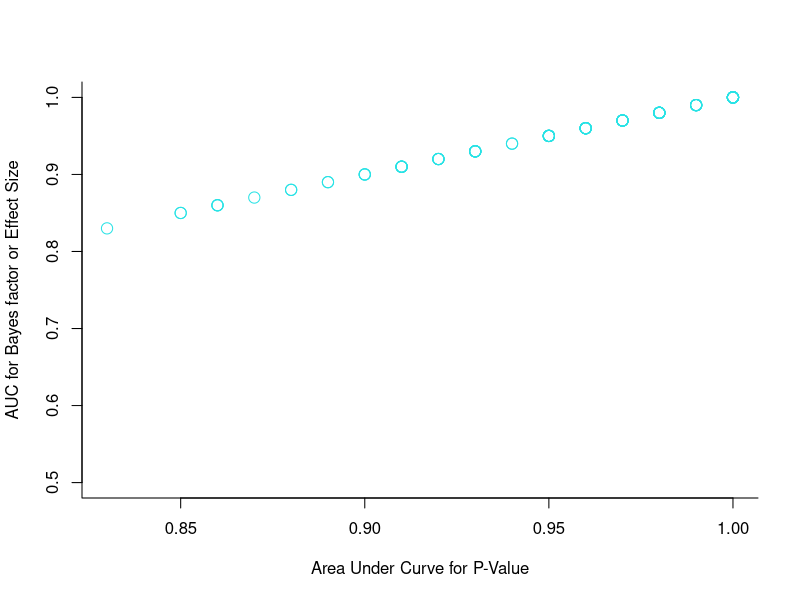
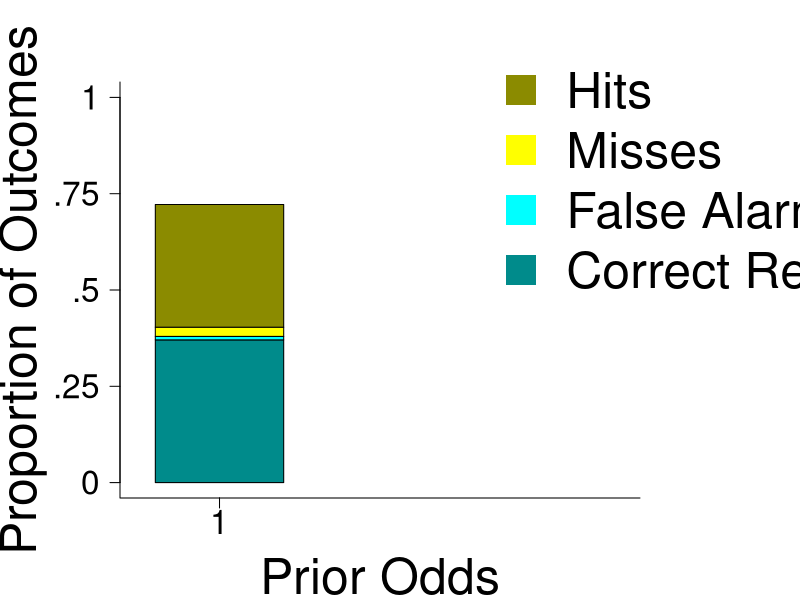
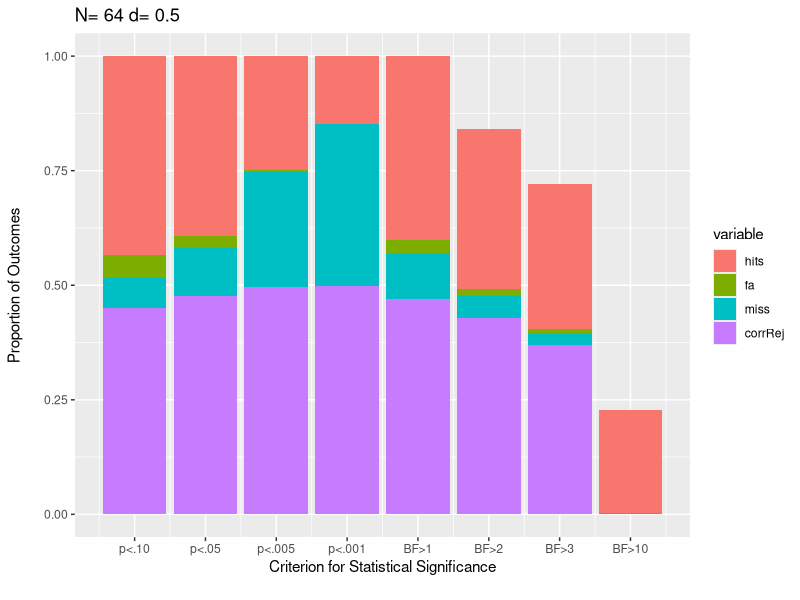
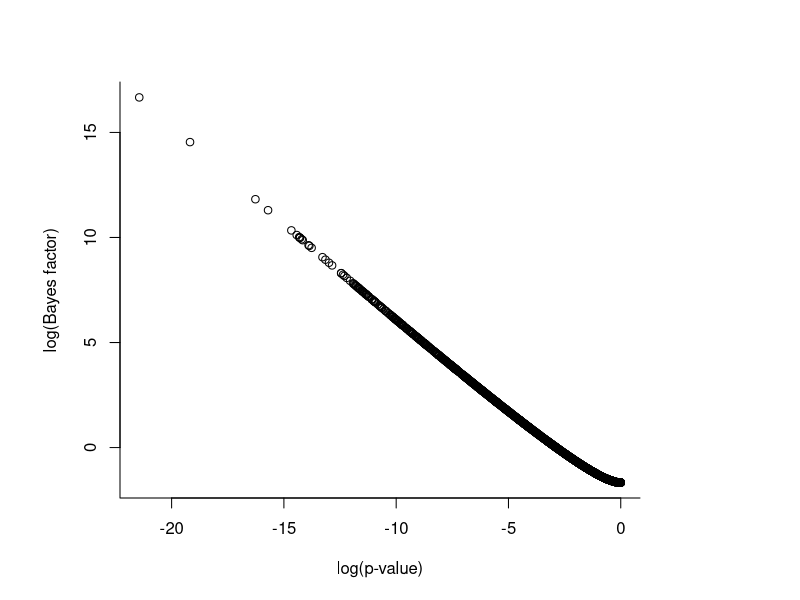
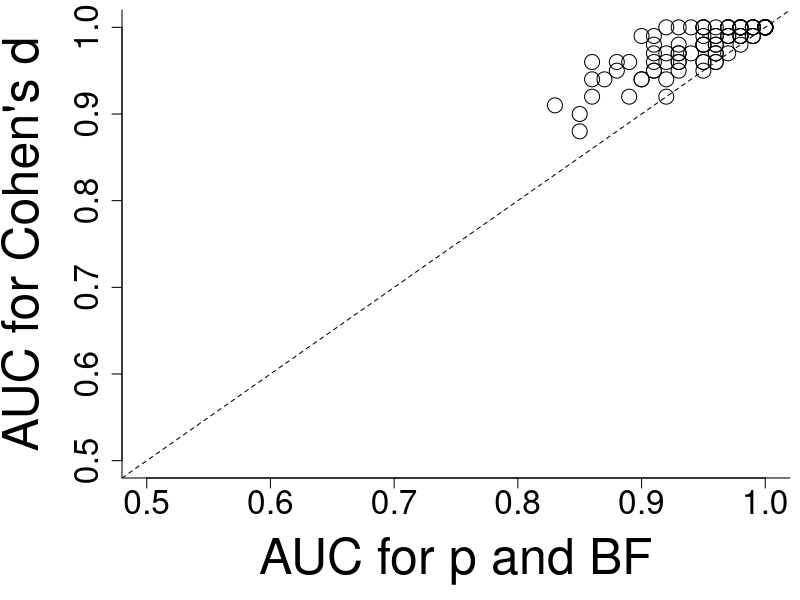
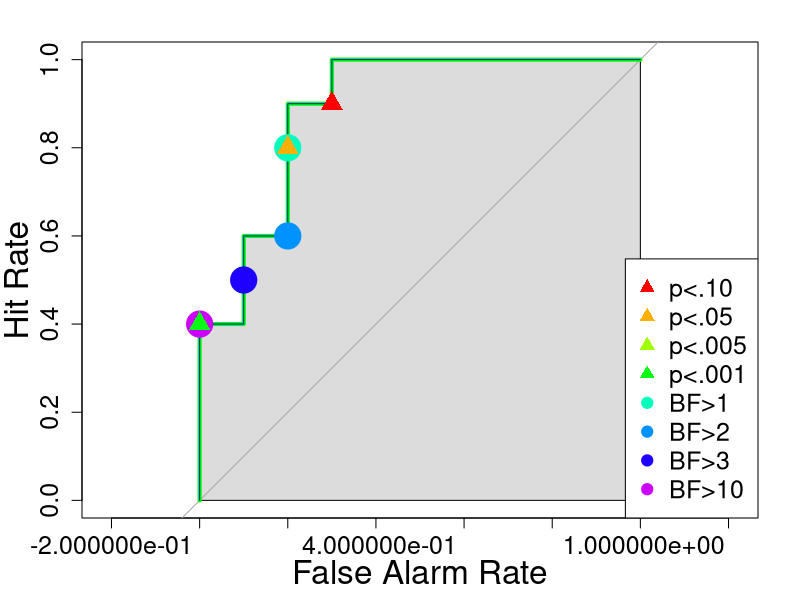
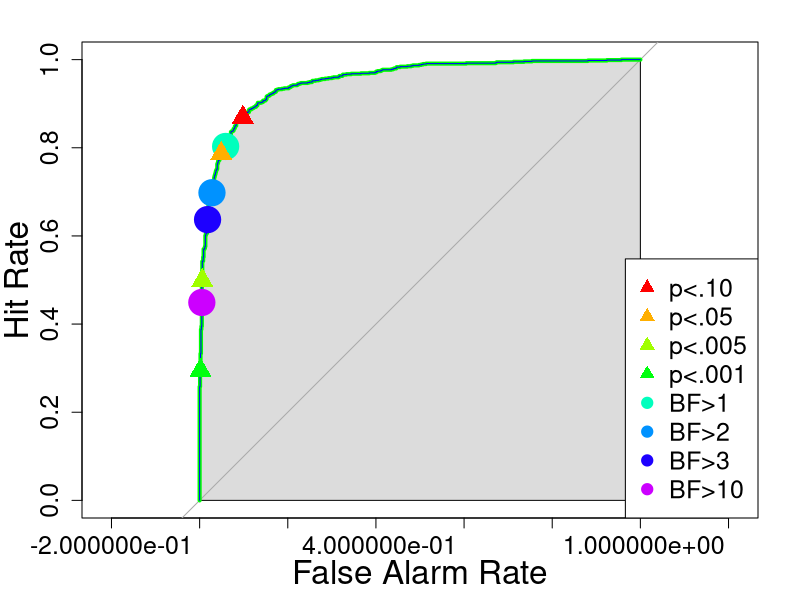
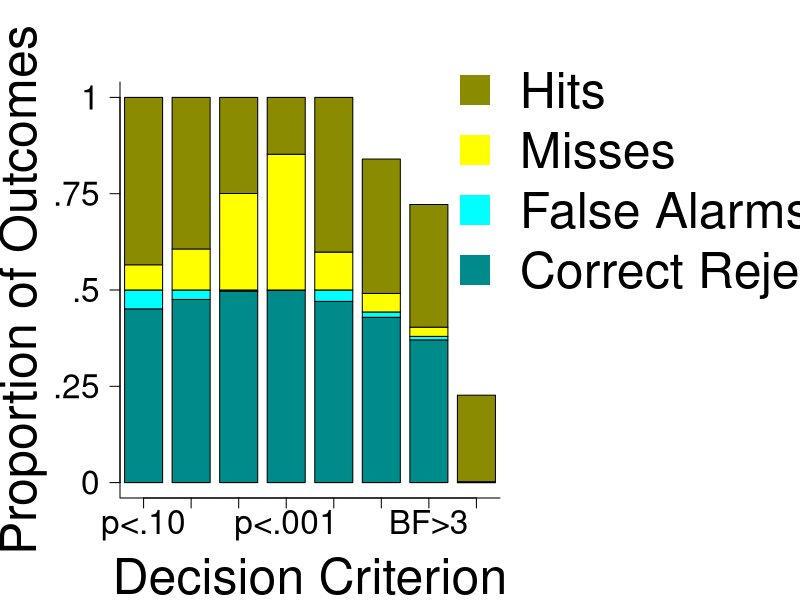

Here is the R script that generated these plots, in order:
##
## Jessica K. Witt - Colorado State University - Psychology
##
## November 15, 2017 (last revised 6/2/18)
##
## Uses signal detection theory techniques to compare and contrast
## across different criteria for statistical significance
##
## Criterion are: (1) p < .05; (2) Bayes Factor > 3; etc...
##
## Hit = data were modeled as a real effect (Cohen's d > 0) and 
##       criteria indicates the effect is significant (e.g. p < .05)
## False alarm = data were modeled as a null effect (Cohen's d = 0) and 
##       criteria indicates the effect is significant (e.g. p < .05)
##
## Strategy: Simulate means from two groups and compute relevant statistics
## Mean for group 1 is .5 (as in 50% on a memory test)
## Mean for group 2 is a function of the specified effect size
##
## Two outcome measures:
##  (1) Area under the curve (AUC) - measure of discriminability
##  (2) Distance to perfection - Euclidean distance between a given point on the ROC curve and perfect performance (100% hits and 0% false alarms)


setwd("C:/Users/jkwitt/Dropbox/SDT and Stats")


########## Packages #################
require(BayesFactor)
require(pROC)
require(ggplot2)
require(reshape2)



########## Functions #################

## Assumes 2 groups, so two in mySDs
runSims <- function(sampleSizes, effectSizes, mean1, mySDs, numStudiesNull,numStudiesEff) {
  
  sdPooled <- sqrt((mySDs[1]^2 + mySDs[2]^2) / 2)
  saveSims <- as.data.frame(matrix(0,ncol=7, nrow=length(sampleSizes) * (numStudiesNull+numStudiesEff)))
  colnames(saveSims) <- c("groupNum","modeledD","sampleSize","actualD","t","p","BF")
  sa <- 0
  
  for (i in 1:length(sampleSizes)) {
    N <- sampleSizes[i]

    for (j in 1:length(effectSizes)) {
      mean2 <- mean1 - (effectSizes[j] * sdPooled)
      
      numStudies3 <- ifelse(effectSizes[j] == 0, numStudiesNull,numStudiesEff)  #only run a quarter of real effects

      for (k in 1:numStudies3) {
        
        #simulate data
        group1 <- rnorm(N,mean1,mySDs[1])
        group2 <- rnorm(N,mean2,mySDs[2])

        #run t-test
        if  (mySDs[1]==mySDs[2]) {
          a <- t.test(group2, group1,var.equal=T)
        } else {
          a <- t.test(group2, group1)
        }

        #save outcomes
        sa <- sa+1
        saveSims$modeledD[sa] <- effectSizes[j]
        saveSims$sampleSize[sa] <- N
        saveSims$actualD[sa] <- (mean(group1) - mean(group2))/sqrt((sd(group1)^2 + sd(group2)^2)/2)

        saveSims$p[sa] <- a$p.value
        saveSims$t[sa] <- a$statistic
        saveSims$BF[sa] <- exp(ttest.tstat(t=a$statistic, n1=N, n2=N, rscale = 0.707)[['bf']])

      } #end for k numstudies  
    } #end for j effectSizes
  } #end for i sampleSizes
  
  return(saveSims)
} #end function



#AUC Function
# Calculates the area under the curve (AUC) for a given set of simulations
plotAUC <- function(saveSims,dt,plotIt,crits,priorOdds) {

  auc <- rep(0,2+length(priorOdds))  #auc for p-value and Bayes factor
  
  sg <- c(log(saveSims$p[which(saveSims$modeledD > 0)]),log(saveSims$p[which(saveSims$modeledD == 0)]))
  sf <- c(rep(1,length(which(saveSims$modeledD > 0))),rep(0,length(which(saveSims$modeledD == 0))))

  fit_glm <- glm(sf ~ sg, family=binomial(link="logit"))
  glm_response_scores <- predict(fit_glm, data.frame(sg,sf), type="response")

  auc[1] <- auc(sf, glm_response_scores)
  
  sg3 <- c(saveSims$actualD[which(saveSims$modeledD > 0)],saveSims$actualD[which(saveSims$modeledD == 0)])
#  sg3 <- abs(c(saveSims$actualD[which(saveSims$modeledD > 0)],saveSims$actualD[which(saveSims$modeledD == 0)]))
  
  fit_glm3 <- glm(sf ~ sg3, family=binomial(link="logit"))
  glm_response_scores3 <- predict(fit_glm3, data.frame(sg3,sf), type="response")
  
  auc[2] <- auc(sf, glm_response_scores3)

  for(ii in 1:length(priorOdds)) {
    sg2 <- c(log(priorOdds[ii] * saveSims$BF[which(saveSims$modeledD > 0)]),log(priorOdds[ii] * saveSims$BF[which(saveSims$modeledD == 0)]))
    fit_glm2 <- glm(sf ~ sg2, family=binomial(link="logit"))
    glm_response_scores2 <- predict(fit_glm2, data.frame(sg2,sf), type="response")
    auc[2 + ii] <- auc(sf, glm_response_scores2)

}
  
  if(plotIt) {  
    plot.roc(sf, glm_response_scores, direction="<",legacy.axes = T, col="green", lwd=4,xlab="False Alarm Rate",ylab="Hit Rate",auc.polygon=T,cex.lab=2,cex.axis=1.5)
    lines(roc(sf, glm_response_scores2, direction="<"), col="blue", lwd=1)
    #lines(roc(sf, glm_response_scores3, direction="<"), col="red", lwd=.5)  #if want to include ROC by effect size
    
    rCol <- rainbow(length(crits),start=0,end=.8)
    dd <- dt[which(dt$critCat == 2),]
    dtCol <- rCol[dd$criterion]
    pSz <- ifelse(dd$critCat==1,1.2,2.5)+1
    pCH <- ifelse(dd$critCat==1,17,19)
    points(1-(dd$fa/numStudiesNull),dd$hits/numStudiesEff,col=dtCol,pch=pCH,cex=pSz)
    dd <- dt[which(dt$critCat == 1),]
    dtCol <- rCol[dd$criterion]
    pSz <- ifelse(dd$critCat==1,1.2,2.5)+1
    pCH <- ifelse(dd$critCat==1,17,19)
    points(1-(dd$fa/numStudiesNull),dd$hits/numStudiesEff,col=dtCol,pch=pCH,cex=pSz)
    dtCol <- rCol[dt$criterion]
    pSz <- ifelse(dt$critCat==1,1.2,2.5)+1
    pCH <- ifelse(dt$critCat==1,17,19)
    legend("bottomright",col=rCol,legend = crits,pch=pCH,cex=1.5)
  } #end if plotIt


  return(auc)
}  # end function plotAUC



plotAUCBFonly <- function(saveSims,dt,plotIt,crits,priorOdds) {
  
  auc <- rep(0,length(priorOdds))  #auc for BF 50/50; BF 1/10; BF 10/1
  dt <- dt[which(dt$critCat == 2),]
  dt$hits <- dt$hits / numStudiesEff
  dt$fa <- dt$fa / numStudiesNull
  
  sf <- c(rep(1,length(which(saveSims$modeledD > 0))),rep(0,length(which(saveSims$modeledD == 0))))

#  tiff("Fig10a.tiff",height = 500,width=500)
#  tiff("Fig10b.tiff",height = 500,width=500)
#  par(mar = c(5.1,5.5,1.1,2.1))
  
  for(i in 1:length(priorOdds)) {
    sg2 <- c(log(priorOdds[i] * saveSims$BF[which(saveSims$modeledD > 0)]),log(priorOdds[i] * saveSims$BF[which(saveSims$modeledD == 0)]))
    fit_glm2 <- glm(sf ~ sg2, family=binomial(link="logit"))
    glm_response_scores2 <- predict(fit_glm2, data.frame(sg2,sf), type="response")
    auc[i] <- auc(sf, glm_response_scores2)
      
    if(i == 1) {
      plot.roc(sf, glm_response_scores2, direction="<",legacy.axes = T, col=rainbow(length(priorOdds))[i], lwd=length(priorOdds)-i,xlab="",ylab="",auc.polygon=T,cex.axis=1.5)
      title(xlab="False Alarm Rate",ylab="Hit Rate",line=4,cex.lab=2)
    } else {
      lines(roc(sf, glm_response_scores2, direction="<"), col=rainbow(length(priorOdds))[i], lwd=length(priorOdds)-i)  
    }
  }
  
  
    mm <- aggregate(hits ~ criterion + priorOdds, dt, mean)
    m2 <- aggregate(fa ~ criterion + priorOdds, dt, mean)
    mm$col <- "black"
    mm$cex <- 1

    rCol <- rainbow(length(priorOdds))
    for (i in 1:length(priorOdds)) {
      mm$col[which(mm$priorOdds == priorOdds[i])] <- rCol[i]
      mm$cex[which(mm$priorOdds == priorOdds[i])] <- 1 + ((i*4)/10)
    }
    par(xpd=NA)
    points(1-(m2$fa),mm$hits,col=mm$col,pch=19,cex=mm$cex*1.2)
    
    #legend("bottomright",lty=1,col=rainbow(length(priorOdds)),legend = priorOdds)  #lines only
    legend("bottomright",pch=19,col=rainbow(length(priorOdds)),legend = priorOdds,cex=2,pt.cex=2)
#    dev.off()
    
  return(auc)
}  # end function plotAUCBFonly



evalSig <- function(critCat,critValue,saveSims,priorOdds) {

  effectSizes <- sort(unique(saveSims$modeledD))
  sampleSizes <- sort(unique(saveSims$sampleSize))
  numEffectSizes <- length(effectSizes) - 1
  numCriteria <- length(critCat)
  nc2 <- length(critCat[which(critCat == 1)]) + (length(critCat[which(critCat == 2)]) * length(priorOdds))
  allC <- length(sampleSizes) * numEffectSizes * nc2 
  dt <- as.data.frame(matrix(NA,ncol=14,nrow=allC))
  colnames(dt) <- c("sampleSize","effectSizes","criterion","hits","fa","actEffectSize","criterionF","miss","corrRej","numAmbigEff","numAmbigNull", "ROCdist","critCat","priorOdds")
  da <- 0  #index for dt

  for(i in 1:length(sampleSizes)) {
    for(j in 1:numEffectSizes) {
      for (k in 1:numCriteria) {
      
        jj <- j+1  #assumes first effect size is 0, working with next one
        
        if (critCat[k] == 1) {  #p-value
          da <- da+1
          dt$sampleSize[da] <- sampleSizes[i]
          dt$effectSizes[da] <- effectSizes[j+1]
          dt$criterion[da] <- k

          dt$hits[da] <- length(which(saveSims$p[which(saveSims$modeledD>0)] <= critValue[k]))
          dt$fa[da] <-length(which(saveSims$p[which(saveSims$modeledD==0)] <= critValue[k]))
          dt$miss[da] <- length(which(saveSims$modeledD > 0)) - dt$hits[da]
          dt$corrRej[da] <- length(which(saveSims$modeledD == 0)) - dt$fa[da]
          dt$criterionF[da] <- paste("p",critValue[k])
          dt$critCat[da] <- 1
        } else {  #Bayes factor
          for (jj in 1:length(priorOdds)) {
            da <- da+1
            dt$sampleSize[da] <- sampleSizes[i]
            dt$effectSizes[da] <- effectSizes[j+1]
            dt$criterion[da] <- k
            
            dt$hits[da] <- length(which((saveSims$BF[which(saveSims$modeledD > 0)]*priorOdds[jj]) >= critValue[k]))
            dt$fa[da] <- length(which((saveSims$BF[which(saveSims$modeledD == 0)]*priorOdds[jj]) >= critValue[k]))
            dt$miss[da] <- length(which((saveSims$BF[which(saveSims$modeledD > 0)]*priorOdds[jj]) <= (1/critValue[k])))
            dt$corrRej[da] <- length(which((saveSims$BF[which(saveSims$modeledD == 0)]*priorOdds[jj]) <= (1/critValue[k])))
            dt$numAmbigEff[da] <- length(which((saveSims$BF[which(saveSims$modeledD > 0)]*priorOdds[jj]) < critValue[k] & saveSims$BF[which(saveSims$modeledD > 0)]*priorOdds[jj] > (1/critValue[k]) ))
            dt$numAmbigNull[da] <- length(which((saveSims$BF[which(saveSims$modeledD == 0)]*priorOdds[jj]) < critValue[k] & saveSims$BF[which(saveSims$modeledD == 0)]*priorOdds[jj] > (1/critValue[k]) ))
            dt$criterionF[da] <- paste("BF",critValue[k])
            dt$critCat[da] <- 2
            dt$priorOdds[da] <- priorOdds[jj]
          }
        } 
      
      h1 <- 1 - (dt$hits[da]/length(which(saveSims$modeledD > 0)))  #vertical distance
      h2 <- dt$fa[da]/length(which(saveSims$modeledD == 0))  #horizDistance
      dt$ROCdist[da] <- sqrt(h1^2 + h2^2)
      
      dt$actEffectSize[da] <- mean(saveSims$actualD[which(saveSims$modeledD > 0)])
      
      }
   }
  }
  
  return(dt)
}



############################
####### Start Code #########
############################


#Num of studies to be run and number of times that number of studies should be run
numStudiesNull <- 10 #number of studies to run with d = 0; should be 10 unless interested in prior odds
numStudiesEff <- 10  #number of studies to run with d > 0; should be 10 unless interested in prior odds
numTimes <- 100  #number of times to run each set of studies; typically 100


#If running replications
runReplication <- FALSE

#prior Odds: for use when calculating posterior odds; keep as 1 for using Bayes factor only
priorOdds <- c(1)  
#priorOdds <- c(1,.1,10)  #Experiment 7
#priorOdds <- c(1,4,.25)  #Experiment 8
priorOdds <- sort(priorOdds, decreasing = T) #useful for plotting but not necessary

#Sample sizes and Effect sizes (note: sample size = sample size per group; assumes equal samples per group)
sSizesAll <- c(64)  #should be 64 for Experiment 1
effSzAll <- c(.5)


#data frame to save sims outcomes
saveSims <- as.data.frame(matrix(0,ncol=7, nrow=1))
colnames(saveSims) <- c("groupNum","modeledD","sampleSize","actualD","t","p","BF")

#data frame to save SDT analyses
allDt <- as.data.frame(matrix(0,ncol=15,nrow=1))
colnames(allDt) <- c("sampleSize","effectSizes","criterion","hits","fa","actEffectSize","criterionF","miss","corrRej","numAmbigEff","numAmbigNull", "ROCdist","critCat","priorOdds","runNum")

#criteria for significance to be used
critCat <- c(1,1,1,1,2,2,2,2) # 1 = p-value; 2 = BF
critValue <- c(.1,.05,.005,.001,1,2,3,10)  #critical value for significance,, aligns with critCat
crits <- c("p<.10","p<.05","p<.005","p<.001","BF>1","BF>2","BF>3","BF>10")  #label not needed for function

#Group mean and SDs
mean1 <- .5  #mean for group 1 (e.g. 50% correct on memory test)
mySDs <- c(.1, .1) #standard deviation for both groups

#AUC estimates
if (length(priorOdds) == 1) {
  aa <- 6
  ab <- "aucBF1"
} else {
  aa <- 5+length(priorOdds)
  ab <- rep("BF",length(priorOdds))
  for(i in 1:length(priorOdds)) {
    ab[i] <- paste("aucBF",priorOdds[i],sep="")
  }
}
aucs <- as.data.frame(matrix(0,ncol=aa,nrow=length(sSizesAll)*numTimes))
colnames(aucs) <- c("sampleSize","effectSize","runTime","aucP","aucES",ab)
ai <- 0


###### Loops for Data simulation and SDT calculations ####
for (ssa in 1:length(sSizesAll)) {
  sampleSizes <- sSizesAll[ssa]  #can also run all at once, although code needs to be changed during graphing/analysis
  effectSizes <- c(0,effSzAll[ssa])  #sets first effect size to 0; necessary for SDT analyses
  
  for(i in 1:numTimes) {
    
    ## Run simulations
    ss <- runSims(sampleSizes,effectSizes, mean1, mySDs, numStudiesNull, numStudiesEff)

    if (runReplication) {
      #run again (e.g. run replications)
      ss2 <- runSims(sampleSizes,effectSizes, mean1, mySDs, numStudiesNull, numStudiesEff)
      ss$p <- pmax(ss$p,ss2$p)
      ss$BF <- pmin(ss$BF,ss2$BF)
      ss$actualD <- pmin(ss$actualD,ss2$actualD)
    }
    
  
    ss$groupNum <- i
    saveSims <- rbind(saveSims,ss)
    
    ## Run SDT analyses
    ##critical: Assumes the first effect size is 0
    dt <- evalSig(critCat,critValue,ss,priorOdds)
    dt$runNum <- i
    allDt <- rbind(allDt,dt)
    
    # Plot ROC curves and caculate AUC (if desired)
    plotIt <- FALSE
    currAUC <- plotAUC(ss,dt,plotIt,crits,priorOdds)  
    ai <- ai+1
    aucs[ai,1] <- sampleSizes[1]
    aucs[ai,2] <- effectSizes[2]
    aucs[ai,3] <- i #runNumber
    aucs[ai,4] <- currAUC[1]
    aucs[ai,5] <- currAUC[2]
    for(ii in 1:length(priorOdds)) {
      aucs[ai,5 + ii] <- currAUC[2 + ii]
    }    
    
  } #end for i runTimes
} #end for ssa

allDt <- allDt[-1,]  #get rid of initial dummy row that was just used to init allDt
saveSims <- saveSims[-1,]  #get rid of initial dummy row that was just used to init allDt

######################
###### Analyses ######
######################

cxLab <- 3
cxAxis <- 2
readline("stop")


####Compare AUCs ####
plot(aucs$aucP,aucs$aucBF1,col=aucs$effectSize*10,cex=1.5,bty="l",ylim=c(.5,1),xlab="Area Under Curve for P-Value",ylab="AUC for Bayes factor or Effect Size")
if(length(priorOdds) > 1) {
  for(i in 1:length(priorOdds)) {
    points(aucs$aucP,aucs[,i+5],pch=19)
  }
}

#### AUCs for Cohen's d ####
tiff("Fig12.tiff",height=500,width=500)
par(mar=c(6.1,6.1,.5,.5))
plot(aucs$aucP,aucs$aucES,pch=1,cex=2,bty="l",main=NA,ylim=c(.5,1),xlim=c(.5,1),xlab="",ylab="",cex.axis=cxAxis)
title(xlab="AUC for p and BF",ylab="AUC for Cohen's d",cex.lab=3,line=4)
abline(a=0,b=1,lty=2)
dev.off()


#### Plot hits by FA ####
ap <- aggregate(hits ~ criterion+sampleSize+effectSizes, data=allDt,mean)
ap2 <- aggregate(fa ~ criterion+sampleSize+effectSizes, data=allDt,mean)
hFA <- merge(ap,ap2,by=c("criterion","sampleSize","effectSizes"))
hFA$hits <- hFA$hits / numStudiesEff
hFA$fa <- hFA$fa / numStudiesNull
pCh <- ifelse(critCat[hFA$criterion]==1,17,19)
pSz <- ifelse(critCat[hFA$criterion]==1,3,3)
#tiff("Fig2b.tiff",height=500,width=500)
#par(mar=c(5.1,5.1,1.1,1.1))
#plot(hFA$fa,hFA$hits,col=rainbow(length(crits),start=0,end=.8),cex=pSz,cex.lab=2,pch=pCh,xlim=c(0,1),ylim=c(0,1),xlab="False Alarm Rate",ylab="Hit Rate",cex.axis=1.5)
#legend("bottomright",horiz=F,cex=1.5,pch=pCh,col=rainbow(length(crits),start=0,end=.8),legend = crits,pt.cex=1.5)
#points(0,1,pch=3,cex=2)
#dev.off()


#plotAUC <- function(saveSims,dt,plotIt,crits,priorOdds) {

tiff("Fig2a.tiff",height=500,width=500)
  par(mar=c(5.1,5.1,.1,.1))
 
 whichMed <- which(aucs$aucP == median(aucs$aucP))
  whichFA <- allDt$runNum[which(allDt$fa > 1 & allDt$criterion == 2)]
  ss <- saveSims[which(saveSims$groupNum == whichFA[5]),]
  dt <- allDt[which(allDt$runNum == whichFA[5]),]
eh <- plotAUC(ss,dt,T,crits,priorOdds)  
dev.off()

tiff("Fig2b.tiff",height=500,width=500)
par(mar=c(5.1,5.1,.1,.1))

dt <- merge(aggregate(hits ~ criterion, allDt,mean),aggregate(fa ~ criterion, allDt,mean),by="criterion")
dt$critCat <- critCat
eh <- plotAUC(saveSims,dt,T,crits,priorOdds)  
dev.off()

#### Comp AUCs across prior odds ####
if(length(priorOdds) > 1) {
  allDt$numStudiesEff <- numStudiesEff
  allDt$numStudiesNull <- numStudiesNull
  compAucs <- plotAUCBFonly(saveSims,allDt,TRUE,crits,priorOdds)
}


if(length(priorOdds) > 1) {
    plotAUCBFonly(saveSims,allDt,T,crits,priorOdds)  # For Fig 10 only
}

#### Plot hit, FA, miss, corrRejection across Prior Odds ####
ap <- aggregate(hits ~ priorOdds+sampleSize+effectSizes, data=allDt[which(allDt$criterion == 7),],mean)
ap2 <- aggregate(fa ~ priorOdds+sampleSize+effectSizes, data=allDt[which(allDt$criterion == 7),],mean)
hFA <- merge(ap,ap2,by=c("priorOdds","sampleSize","effectSizes"))
ap2 <- aggregate(miss ~ priorOdds+sampleSize+effectSizes, data=allDt[which(allDt$criterion == 7),],mean)
hFA <- merge(hFA,ap2,by=c("priorOdds","sampleSize","effectSizes"))
ap2 <- aggregate(corrRej ~ priorOdds+sampleSize+effectSizes, data=allDt[which(allDt$criterion == 7),],mean)
hFA <- merge(hFA,ap2,by=c("priorOdds","sampleSize","effectSizes"))
hFA$hits <- hFA$hits / (numStudiesEff + numStudiesNull)
hFA$fa <- hFA$fa / (numStudiesEff + numStudiesNull)
hFA$corrRej <- hFA$corrRej / (numStudiesEff + numStudiesNull)
hFA$miss <- hFA$miss / (numStudiesEff + numStudiesNull)

myOffset <- .4
myCols <- c("cyan4", "cyan1", "yellow1", "yellow4")
myOrder <- c(7,5,6,4)
#tiff("Fig4a.tiff",height=800,width=900)
#tiff("Fig4b.tiff",height=800,width=1100)
#tiff("Fig10c.tiff",height=800,width=1100)
#tiff("Fig10d.tiff",height=800,width=1100)
#par(mar=c(5.1,6,2.1,1.1))  #for Fig 4a
par(mar=c(5.1,6,4.1,8))  #for Figs 10c,d
plot(c(.5,3.5),c(0,1),col="white",bty="l",ylab="",xlab="",yaxt="n",xaxt="n")
title(ylab="Proportion of Outcomes",line=4,cex.lab=cxLab)
title(xlab="Prior Odds",line=4,cex.lab=cxLab)
axis(side=1,at=seq(1,length(priorOdds)),labels = rev(priorOdds),cex.axis=cxAxis)
axis(side=2,at=c(0,.25,.5,.75,1),labels=c("0",".25",".5",".75","1"),las=1,cex.axis=cxAxis)
par(xpd=NA)
legend(2.6,1.175,pch=rep(15,4),legend=c("Hits","Misses","False Alarms","Correct Rejections"),col=rev(myCols),cex=cxLab,pt.cex=4,bty="n")
for (i in 1:length(priorOdds)) {
  currPos <- 0
  for (j in 1:4) {
    rect(i-myOffset, currPos,i+myOffset, currPos+hFA[i,myOrder[j]],col=myCols[j])
    currPos <- currPos + hFA[i,myOrder[j]]
  }
}
  
#dev.off()




#### Plot hit, FA, miss, corrRejection for each effect size/sample size combo ####
ap <- aggregate(hits ~ criterion+sampleSize+effectSizes, data=allDt,mean)
ap2 <- aggregate(fa ~ criterion+sampleSize+effectSizes, data=allDt,mean)
hFA <- merge(ap,ap2,by=c("criterion","sampleSize","effectSizes"))
ap2 <- aggregate(miss ~ criterion+sampleSize+effectSizes, data=allDt,mean)
hFA <- merge(hFA,ap2,by=c("criterion","sampleSize","effectSizes"))
ap2 <- aggregate(corrRej ~ criterion+sampleSize+effectSizes, data=allDt,mean)
hFA <- merge(hFA,ap2,by=c("criterion","sampleSize","effectSizes"))
hFA$hits <- hFA$hits / numStudiesEff
hFA$fa <- hFA$fa / numStudiesNull
hFA$corrRej <- hFA$corrRej / numStudiesNull
hFA$miss <- hFA$miss / numStudiesEff

myOffset <- .4
myCols <- c("cyan4", "cyan1", "yellow1", "yellow4")
myOrder <- c(7,5,6,4)
tiff("Fig1.tiff",height=800,width=1100)
#tiff("Fig4a.tiff",height=800,width=900)
#tiff("Fig4b.tiff",height=800,width=1100)
par(mar=c(5.1,6,4.1,15))
#par(mar=c(5.1,6,2.1,1.1))  #for Fig 4a
plot(c(.8,8.2),c(0,1),col="white",bty="l",ylab="",xlab="",yaxt="n",xaxt="n")
  title(ylab="Proportion of Outcomes",line=4,cex.lab=cxLab)
  title(xlab="Decision Criterion",line=4,cex.lab=cxLab)
  axis(side=1,at=seq(1,8),labels = crits,cex.axis=cxAxis)
  axis(side=2,at=c(0,.25,.5,.75,1),labels=c("0",".25",".5",".75","1"),las=1,cex.axis=cxAxis)
  par(xpd=NA)
  legend(7.02,1.175,pch=rep(15,4),legend=c("Hits","Misses","False Alarms","Correct Rejections"),col=rev(myCols),cex=cxLab,pt.cex=4,bty="n")
  for (i in 1:length(crits)) {
    de <- hFA[i,] / 2
    currPos <- 0
    for (j in 1:4) {
      rect(i-myOffset, currPos,i+myOffset, currPos+de[1,myOrder[j]],col=myCols[j])
      currPos <- currPos + de[1,myOrder[j]]
    }
  }
dev.off()

for (i in 1:length(sSizesAll)) {
  #  readline(i)
  dr <- hFA[which(hFA$sampleSize == sSizesAll[i] & hFA$effectSizes == effSzAll[i]),c(1,4,5,6,7)]
  dr <- melt(dr,id = "criterion")
  dr$value <- dr$value / 2
  
  print(ggplot(data = dr, aes(x = criterion, y = value, fill = variable)) + 
          geom_bar(stat = "identity") +
          ylab("Proportion of Outcomes\n") +
          xlab("Criterion for Statistical Significance\n") +
          scale_x_continuous(breaks=seq(1,length(crits)), labels=crits) +
          labs(title = paste("N=",sSizesAll[i],"d=",effSzAll[i])))

}


#### Plot distance to perfection ####
aa <- aggregate(ROCdist ~ criterion, data=allDt,mean)
ab <- aggregate(ROCdist ~ criterion, data=allDt,sd)
ab$ci <- qnorm(.975) * ab$ROCdist / sqrt(length(ab$ROCdist))
#titleText <- ifelse(length(sSizesAll) < 2, paste("N=",sSizesAll[1],"d=",effSzAll[1]), paste("firstES:",effSzAll[1]))
pCH <- ifelse(critCat[aa$criterion] == 1,17,19)
tiff("Fig3.tiff",height=500,width=700)
par(mar=c(5.1,5.1,1.1,1.1))
plot(seq(1:length(crits)),aa$ROCdist,bty="l",xaxt="n",xlab="Decision Criterion",ylab="Distance to Perfection",pch=pCH,col=rainbow(length(crits),start=0,end = .8),cex=3,ylim=c(0,max(aa$ROCdist)+max(ab$ci)),cex.axis=1.8,cex.lab=2)
axis(side=1,at=seq(1:length(crits)),labels = crits,cex.axis=1.5)
for(i in 1:length(crits)) {
  segments(i,aa$ROCdist[i] - ab$ci[i],i,aa$ROCdist[i]+ab$ci[i])
}
dev.off()

#### plot BF vs p-values ####
plot(log(saveSims$p),log(saveSims$BF),bty="l",xlab="log(p-value)", ylab="log(Bayes factor)")
